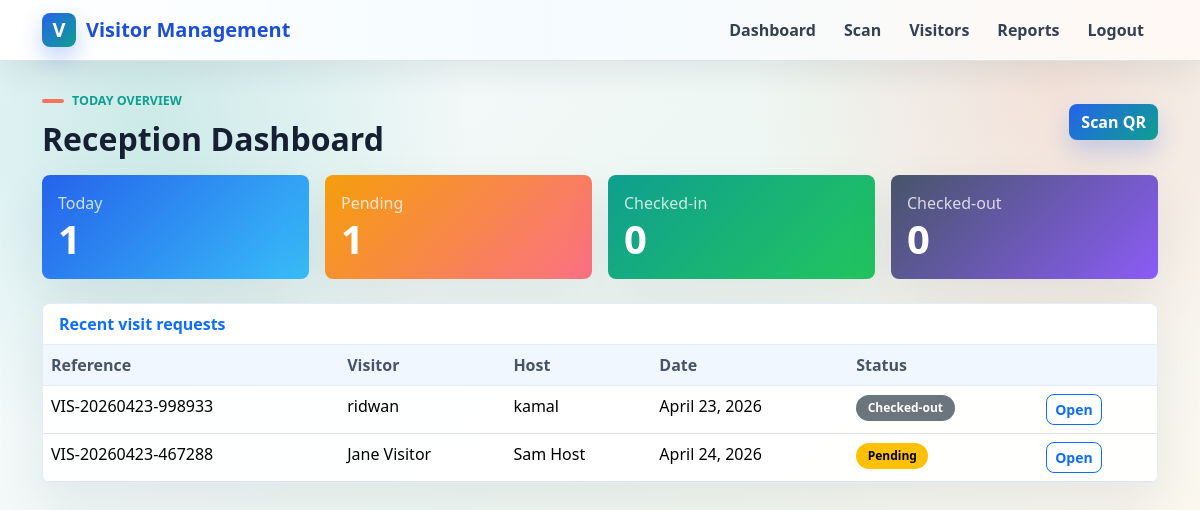
The page /reception/ (signed in) on the database its author committed.
### apps/visitors/models.py (models this page shows, shortened)
class Visit(TimeStampedModel):
    class Status(models.TextChoices):
        PENDING = 'PENDING', 'Pending'
        CHECKED_IN = 'CHECKED_IN', 'Checked-in'
        CHECKED_OUT = 'CHECKED_OUT', 'Checked-out'
    reference_no = models.CharField(max_length=30, unique=True, db_index=True)
    visitor_name = models.CharField(max_length=120)
    visitor_phone = models.CharField(max_length=30, db_index=True)
    visitor_email = models.EmailField(blank=True)
    visitor_company = models.CharField(max_length=120, blank=True)
    visitor_id_type = models.CharField(max_length=50, blank=True)
    visitor_id_no = models.CharField(max_length=80, blank=True)
    purpose_of_visit = models.CharField(max_length=255)
    host_name = models.CharField(max_length=120, db_index=True)
    host_department = models.CharField(max_length=120, blank=True)
    host_phone = models.CharField(max_length=30, blank=True)
    host_email = models.EmailField(blank=True)
    visit_date = models.DateField(db_index=True)
    visit_time = models.TimeField()
    qr_token = models.CharField(max_length=96, unique=True, db_index=True)
    qr_code_image = models.ImageField(upload_to='qr_codes/', blank=True)
    status = models.CharField(max_length=20, choices=Status.choices, default=Status.PENDING, db_index=True)
    submitted_at = models.DateTimeField(default=timezone.now)
    checked_in_at = models.DateTimeField(blank=True, null=True)
    checked_out_at = models.DateTimeField(blank=True, null=True)
    checked_in_by = models.ForeignKey(
        settings.AUTH_USER_MODEL,
        on_delete=models.SET_NULL,
        related_name='checked_in_visits',
        blank=True,
        null=True,
    )
    checked_out_by = models.ForeignKey(
        settings.AUTH_USER_MODEL,
        on_delete=models.SET_NULL,
        related_name='checked_out_visits',
        blank=True,
        null=True,
    )
    class Meta:
        ordering = ['-created_at']
        indexes = [
            models.Index(fields=['reference_no']),
            models.Index(fields=['qr_token']),
            models.Index(fields=['status']),
            models.Index(fields=['visit_date']),
            models.Index(fields=['visitor_phone']),
            models.Index(fields=['host_name']),
        ]

### apps/reception/views.py (the view)
# urls.py: path('', views.dashboard, name='dashboard'),
@protected
def dashboard(request):
    today = timezone.localdate()
    visits_today = Visit.objects.filter(visit_date=today)
    context = {
        'total_today': visits_today.count(),
        'pending': visits_today.filter(status=Visit.Status.PENDING).count(),
        'checked_in': visits_today.filter(status=Visit.Status.CHECKED_IN).count(),
        'checked_out': visits_today.filter(status=Visit.Status.CHECKED_OUT).count(),
        'recent_visits': Visit.objects.all()[:10],
    }
    return render(request, 'reception/dashboard.html', context)

### apps/accounts/models.py (called while the page is built)
    @property
    def is_receptionist(self):
        return self.role == self.Role.RECEPTIONIST or self.is_admin

### apps/reception/views.py (called while the page is built)
def receptionist_required(user):
    return user.is_authenticated and (getattr(user, 'is_receptionist', False) or getattr(user, 'is_admin', False))

### templates/reception/dashboard.html (shortened to what this page needs)
{% extends "base/base.html" %}
{% block content %}
<div class="d-flex justify-content-between align-items-center mb-3">
    <div>
        <div class="page-kicker">Today overview</div>
        <h1 class="page-title h2 mb-0">Reception Dashboard</h1>
    </div>
    <a class="btn btn-primary" href="{% url 'reception:scan' %}">Scan QR</a>
</div>
<div class="row g-3 mb-4">
    <div class="col-md-3"><div class="card stat-card stat-blue"><div class="card-body"><div class="text-muted">Today</div><div class="display-6 fw-bold">{{ total_today }}</div></div></div></div>
    <div class="col-md-3"><div class="card stat-card stat-amber"><div class="card-body"><div class="text-muted">Pending</div><div class="display-6 fw-bold">{{ pending }}</div></div></div></div>
    <div class="col-md-3"><div class="card stat-card stat-teal"><div class="card-body"><div class="text-muted">Checked-in</div><div class="display-6 fw-bold">{{ checked_in }}</div></div></div></div>
    <div class="col-md-3"><div class="card stat-card stat-slate"><div class="card-body"><div class="text-muted">Checked-out</div><div class="display-6 fw-bold">{{ checked_out }}</div></div></div></div>
</div>
<div class="card">
    <div class="card-header bg-white fw-semibold text-primary">Recent visit requests</div>
    <div class="table-responsive">
        <table class="table table-hover mb-0">
            <thead><tr><th>Reference</th><th>Visitor</th><th>Host</th><th>Date</th><th>Status</th><th></th></tr></thead>
            <tbody>
            {% for visit in recent_visits %}
                <tr>
                    <td>{{ visit.reference_no }}</td>
                    <td>{{ visit.visitor_name }}</td>
                    <td>{{ visit.host_name }}</td>
                    <td>{{ visit.visit_date }}</td>
                    <td>{% include "reception/_status_badge.html" %}</td>
                    <td><a class="btn btn-sm btn-outline-primary" href="{% url 'reception:visit-detail' visit.pk %}">Open</a></td>
                </tr>
            {% empty %}
                <tr><td colspan="6" class="text-center text-muted py-4">No visit requests yet.</td></tr>
            {% endfor %}
            </tbody>
        </table>
    </div>
</div>
{% endblock %}

### templates/reception/_status_badge.html
{% if visit.status == "PENDING" %}
    <span class="badge text-bg-warning status-pill">Pending</span>
{% elif visit.status == "CHECKED_IN" %}
    <span class="badge text-bg-success status-pill">Checked-in</span>
{% else %}
    <span class="badge text-bg-secondary status-pill">Checked-out</span>
{% endif %}

### templates/base/base.html (style rules this page uses)
:root { --ink: #162033; --muted: #667085; --brand: #2563eb; --brand-dark: #1d4ed8; --teal: #0f9f8f; --coral: #f9735b; --amber: #f5a524; --surface: rgba(255, 255, 255, 0.92); --line: rgba(37, 99, 235, 0.12); }
body { min-height: 100vh; color: var(--ink); background: radial-gradient(circle at 12% 16%, rgba(15, 159, 143, 0.18), transparent 26%), radial-gradient(circle at 88% 12%, rgba(249, 115, 91, 0.16), transparent 24%), linear-gradient(135deg, #f7fbff 0%, #eef7f3 46%, #fff7ed 100%); }
.page-title { font-weight: 800; color: var(--ink); }
.page-kicker { display: inline-flex; align-items: center; gap: 8px; margin-bottom: 10px; color: var(--teal); font-weight: 700; text-transform: uppercase; font-size: 0.78rem; }
.page-kicker::before { content: ""; width: 22px; height: 4px; border-radius: 999px; background: var(--coral); }
.card, .alert { border: 1px solid var(--line); border-radius: 8px; box-shadow: 0 20px 50px rgba(31, 41, 55, 0.08); }
.card { background: var(--surface); overflow: hidden; }
.card-header { border-bottom: 1px solid var(--line); }
.btn { border-radius: 8px; font-weight: 700; }
.btn-primary { border: 0; background: linear-gradient(135deg, var(--brand), var(--teal)); box-shadow: 0 12px 24px rgba(37, 99, 235, 0.22); }
.table { --bs-table-bg: transparent; }
.table thead th { color: #475467; background: #f0f7ff; border-bottom: 1px solid var(--line); }
.stat-card { color: #fff; border: 0; }
.stat-card .text-muted { color: rgba(255, 255, 255, 0.78) !important; }
.stat-blue { background: linear-gradient(135deg, #2563eb, #38bdf8); }
.stat-amber { background: linear-gradient(135deg, #f59e0b, #fb7185); }
.stat-teal { background: linear-gradient(135deg, #0f9f8f, #22c55e); }
.stat-slate { background: linear-gradient(135deg, #475569, #8b5cf6); }
.status-pill { border-radius: 999px; padding: 0.45rem 0.72rem; font-weight: 800; }

### rows shown on the page
Visit: reference_no "VIS-20260423-998933", visitor_name "ridwan", host_name "kamal", visit_date "April 23, 2026", status "Checked-out"
Visit: reference_no "VIS-20260423-467288", visitor_name "Jane Visitor", host_name "Sam Host", visit_date "April 24, 2026", status "Pending"

### other values the page prints
{{ total_today }} "1"
{{ pending }} "1"
{{ checked_in }} "0"
{{ checked_out }} "0"
